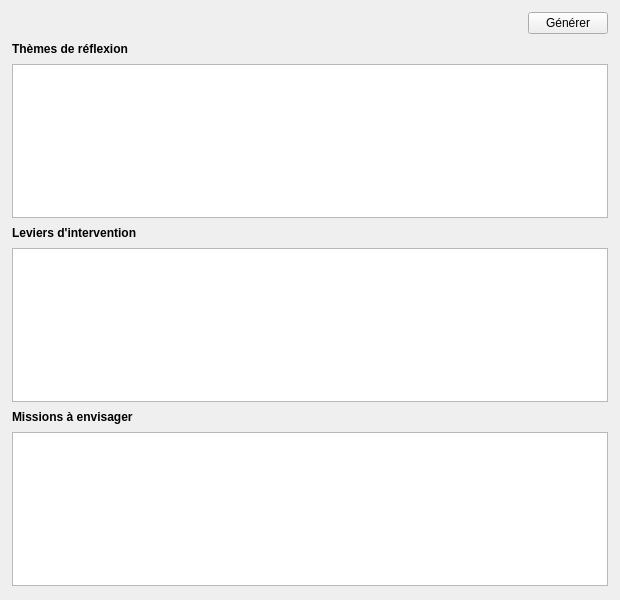
<?xml version="1.0" encoding="UTF-8"?>
<ui version="4.0">
 <class>TabCoaching</class>
 <widget class="QWidget" name="TabCoaching">
  <property name="geometry">
   <rect><x>0</x><y>0</y><width>620</width><height>600</height></rect>
  </property>
  <layout class="QVBoxLayout" name="main_layout">
   <property name="spacing"><number>8</number></property>
   <property name="leftMargin"><number>12</number></property>
   <property name="topMargin"><number>12</number></property>
   <property name="rightMargin"><number>12</number></property>
   <property name="bottomMargin"><number>12</number></property>

   <!-- Bouton de génération IA aligné à droite -->
   <item>
    <layout class="QHBoxLayout" name="coaching_header">
     <item>
      <spacer>
       <property name="orientation"><enum>Qt::Horizontal</enum></property>
       <property name="sizeHint" stdset="0">
        <size><width>40</width><height>20</height></size>
       </property>
      </spacer>
     </item>
     <item>
      <widget class="QPushButton" name="btn_generer">
       <property name="text"><string>Générer</string></property>
       <property name="toolTip"><string>Générer le contenu coaching via IA</string></property>
      </widget>
     </item>
    </layout>
   </item>

   <!-- Zone 1: Thèmes de réflexion -->
   <item>
    <widget class="QLabel" name="lbl_reflection_themes_key">
     <property name="text"><string>Thèmes de réflexion</string></property>
     <property name="font">
      <font><bold>true</bold></font>
     </property>
    </widget>
   </item>
   <item>
    <widget class="QPlainTextEdit" name="text_reflection_themes">
     <property name="minimumSize"><size><width>0</width><height>100</height></size></property>
     <property name="placeholderText"><string/></property>
    </widget>
   </item>

   <!-- Zone 2: Leviers d'intervention -->
   <item>
    <widget class="QLabel" name="lbl_intervention_levers_key">
     <property name="text"><string>Leviers d'intervention</string></property>
     <property name="font">
      <font><bold>true</bold></font>
     </property>
    </widget>
   </item>
   <item>
    <widget class="QPlainTextEdit" name="text_intervention_levers">
     <property name="minimumSize"><size><width>0</width><height>100</height></size></property>
     <property name="placeholderText"><string/></property>
    </widget>
   </item>

   <!-- Zone 3: Missions à envisager -->
   <item>
    <widget class="QLabel" name="lbl_recommended_missions_key">
     <property name="text"><string>Missions à envisager</string></property>
     <property name="font">
      <font><bold>true</bold></font>
     </property>
    </widget>
   </item>
   <item>
    <widget class="QPlainTextEdit" name="text_recommended_missions">
     <property name="minimumSize"><size><width>0</width><height>100</height></size></property>
     <property name="placeholderText"><string/></property>
    </widget>
   </item>

   <!-- Vertical spacer -->
   <item>
    <spacer name="vertical_spacer">
     <property name="orientation"><enum>Qt::Vertical</enum></property>
     <property name="sizeHint" stdset="0">
      <size><width>20</width><height>40</height></size>
     </property>
    </spacer>
   </item>

  </layout>
 </widget>
 <resources/>
 <connections/>
</ui>
